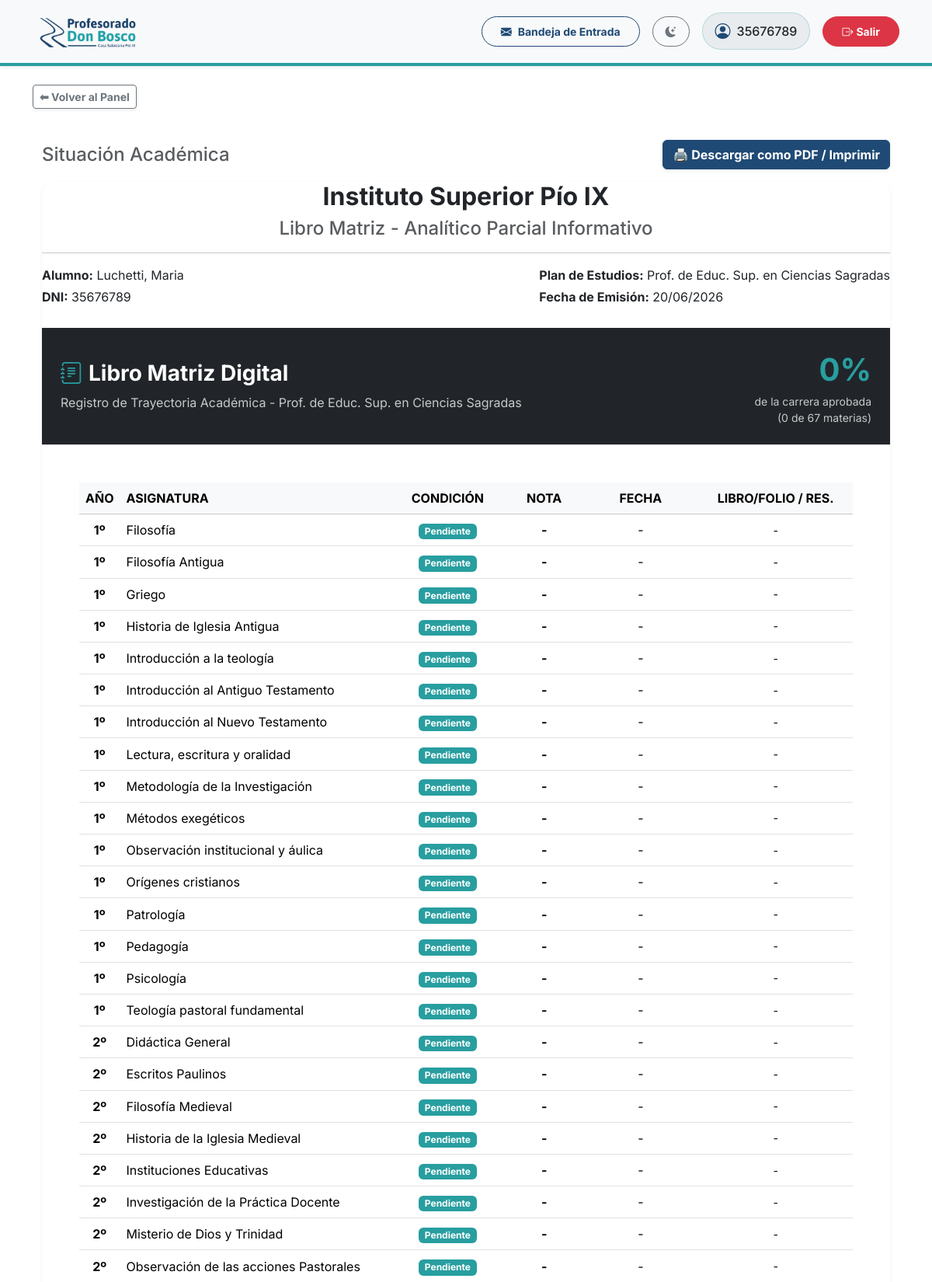
The app's page /mi-libro-matriz/ (signed in, upper part) with its own data.
### gestion/models.py (models this page shows, shortened)
class Alumno(models.Model):
    usuario = models.OneToOneField(User, on_delete=models.CASCADE, related_name='perfil_alumno', null=True, blank=True)
    dni = models.CharField('DNI', max_length=15, unique=True)
    nombre = models.CharField('Nombre/s', max_length=100)
    apellido = models.CharField('Apellido/s', max_length=100)
    fecha_nacimiento = models.DateField('Fecha de nacimiento', null=True, blank=True)
    telefono = models.CharField(max_length=20, blank=True, null=True, verbose_name="Teléfono Fijo")
    celular = models.CharField(max_length=20, blank=True, null=True, verbose_name="Celular")
    direccion = models.CharField(max_length=200, blank=True, null=True, verbose_name="Dirección")
    email = models.EmailField(blank=True, null=True)
    nacionalidad = models.CharField(max_length=100, default='Argentina')
    codigo_postal = models.CharField(max_length=20, blank=True, null=True)
    comuna_zona = models.CharField(max_length=100, blank=True, null=True)
    PROVINCIAS = [
        ('Buenos Aires', 'Buenos Aires'), ('CABA', 'Ciudad Autónoma de Buenos Aires'),
        ('Catamarca', 'Catamarca'), ('Chaco', 'Chaco'), ('Chubut', 'Chubut'),
        ('Córdoba', 'Córdoba'), ('Corrientes', 'Corrientes'), ('Entre Ríos', 'Entre Ríos'),
        ('Formosa', 'Formosa'), ('Jujuy', 'Jujuy'), ('La Pampa', 'La Pampa'),
        ('La Rioja', 'La Rioja'), ('Mendoza', 'Mendoza'), ('Misiones', 'Misiones'),
        ('Neuquén', 'Neuquén'), ('Río Negro', 'Río Negro'), ('Salta', 'Salta'),
        ('San Juan', 'San Juan'), ('San Luis', 'San Luis'), ('Santa Cruz', 'Santa Cruz'),
        ('Santa Fe', 'Santa Fe'), ('Santiago del Estero', 'Santiago del Estero'),
        ('Tierra del Fuego', 'Tierra del Fuego'), ('Tucumán', 'Tucumán')
    ]
    provincia = models.CharField(max_length=100, choices=PROVINCIAS, blank=True, null=True)
    localidad = models.CharField(max_length=100, blank=True, null=True)
    SEXO_CHOICES = [('M', 'Masculino'), ('F', 'Femenino')]
    sexo = models.CharField(max_length=1, choices=SEXO_CHOICES, blank=True, null=True)
    lugar_nacimiento = models.CharField(max_length=100, blank=True, null=True)
    doc_dni = models.BooleanField(default=False, verbose_name="Fotocopia DNI")
    doc_vacunas = models.BooleanField(default=False, verbose_name="Certificado de Vacunas")
    doc_partida = models.BooleanField(default=False, verbose_name="Partida de Nacimiento")
    doc_primaria = models.BooleanField(default=False, verbose_name="Título Secundario") # Adaptado a terciario
    doc_pase = models.BooleanField(default=False, verbose_name="Pase de Escuela Anterior")
    plan = models.ForeignKey('PlanDeEstudio', on_delete=models.SET_NULL, null=True, blank=True, related_name='alumnos', verbose_name="Plan de Estudios")
    ESTADOS_ALUMNO = [
        ('ACT', 'Activo'),
        ('INA', 'Inactivo / Abandonó'),
        ('EGR', 'Egresado'),
        ('COND_DOC', 'Condicionado (Documentación)'),
        ('COND_PAG', 'Condicionado (Falta de Pago)'),
    ]
    estado_alumno = models.CharField('Estado', max_length=10, choices=ESTADOS_ALUMNO, default='ACT')

class PlanDeEstudio(models.Model):
    nombre = models.CharField('Nombre del Plan', max_length=150)
    resolucion_ministerial = models.CharField('Resolución', max_length=50)

class Materia(models.Model):
    CUATRIMESTRES = [
        ('1C', '1er Cuatrimestre'),
        ('2C', '2do Cuatrimestre'),
        ('AN', 'Anual'),
    ]
    nombre = models.CharField(max_length=150)
    plan = models.ForeignKey(PlanDeEstudio, on_delete=models.CASCADE, related_name='materias')
    año_dictado = models.IntegerField(verbose_name="Año en que se dicta (1, 2, 3...)")
    cuatrimestre_dictado = models.CharField(max_length=2, choices=CUATRIMESTRES, default='1C')

### gestion/views.py (the view)
# urls.py: path('mi-libro-matriz/', libro_matriz_alumno, name='libro_matriz_alumno'),
@login_required
def libro_matriz_alumno(request):
    if not hasattr(request.user, 'perfil_alumno'):
        return redirect('dashboard')
    from .models import Alumno, Equivalencia, Inscripcion, InscripcionMesa
    from datetime import date
    alumno = request.user.perfil_alumno
    if not alumno.plan:
        from django.contrib import messages
        messages.error(request, "No tienes plan de estudio asignado.")
        return redirect('dashboard')
    materias_plan = alumno.plan.materias.all().order_by('año_dictado', 'nombre')
    equivalencias = Equivalencia.objects.filter(alumno=alumno)
    finales_aprobados = InscripcionMesa.objects.filter(alumno=alumno, estado='APR').select_related('mesa')
    cursadas_promocionadas = Inscripcion.objects.filter(alumno=alumno, estado='PROM').select_related('comision')
    dict_equiv = {eq.materia_id: eq for eq in equivalencias}
    dict_finales = {fin.mesa.materia_id: fin for fin in finales_aprobados}
    dict_promociones = {cur.comision.materia_id: cur for cur in cursadas_promocionadas}
    filas_analitico = []
    for materia in materias_plan:
        if materia.id in dict_equiv:
            eq = dict_equiv[materia.id]
            filas_analitico.append({
                'materia': materia, 'condicion': 'Equivalencia', 'nota': eq.nota if eq.nota else '-',
                'fecha': eq.fecha_otorgamiento.strftime('%d/%m/%Y'), 'libro_folio': f'Res: {eq.resolucion}'
            })
        elif materia.id in dict_finales:
            fin = dict_finales[materia.id]
            filas_analitico.append({
                'materia': materia, 'condicion': 'Examen Final', 'nota': fin.nota_final,
                'fecha': fin.mesa.fecha_hora.strftime('%d/%m/%Y'), 'libro_folio': f'L:{fin.mesa.libro or "-"} F:{fin.mesa.folio or "-"}'
            })
        elif materia.id in dict_promociones:
            cur = dict_promociones[materia.id]
            filas_analitico.append({
                'materia': materia, 'condicion': 'Promoción Directa', 'nota': 'PROM',
                'fecha': cur.comision.fecha_fin.strftime('%d/%m/%Y') if cur.comision.fecha_fin else '-', 'libro_folio': 'S/Libro'
            })
        else:
            filas_analitico.append({
                'materia': materia, 'condicion': 'Pendiente', 'nota': '-', 'fecha': '-', 'libro_folio': '-'
            })
    total_materias = materias_plan.count()
    materias_aprobadas = sum(1 for fila in filas_analitico if fila['condicion'] in ['Equivalencia', 'Examen Final', 'Promoción Directa'])
    porcentaje_avance = int((materias_aprobadas / total_materias * 100)) if total_materias > 0 else 0
    return render(request, 'gestion/alumnos/libro_matriz.html', {
        'alumno': alumno, 'plan': alumno.plan, 'filas': filas_analitico, 'fecha_actual': date.today(),
        'porcentaje_avance': porcentaje_avance, 'total_materias': total_materias, 'materias_aprobadas': materias_aprobadas
    })

### gestion/context_processors.py (called while the page is built)
def notificaciones_context(request):
    if request.user.is_authenticated:
        from gestion.models import Notificacion
        unread_count = Notificacion.objects.filter(usuario=request.user, leida=False).count()
        return {'unread_notifications_count': unread_count}
    return {'unread_notifications_count': 0}

### gestion/templates/gestion/alumnos/libro_matriz.html (shortened to what this page needs)
{% extends "base.html" %}
{% load static %}
{% block back_button %}
<a href="{% url 'dashboard' %}" class="btn btn-sm btn-outline-secondary shadow-sm fw-bold d-print-none">⬅ Volver al Panel</a>
{% endblock %}
{% block content %}
<div class="container py-4">
    <div class="d-flex justify-content-between align-items-center mb-3 d-print-none">
        <h4 class="mb-0 text-muted">Situación Académica</h4>
        <button onclick="window.print()" class="btn btn-primary fw-bold shadow-sm">🖨️ Descargar como PDF / Imprimir</button>
    </div>
    <div class="card shadow-sm border-0 rounded-4">
        <div class="print-header text-center">
            <h2 class="fw-bold">Instituto Superior Pío IX</h2>
            <h4 class="text-muted">Libro Matriz - Analítico Parcial Informativo</h4>
            <hr>
            <div class="d-flex justify-content-between text-start mt-3 mb-4">
                <div>
                    <p class="mb-1"><strong>Alumno:</strong> {{ alumno.apellido }}, {{ alumno.nombre }}</p>
                    <p class="mb-1"><strong>DNI:</strong> {{ alumno.dni }}</p>
                </div>
                <div>
                    <p class="mb-1"><strong>Plan de Estudios:</strong> {{ plan.nombre }}</p>
                    <p class="mb-1"><strong>Fecha de Emisión:</strong> {{ fecha_actual|date:"d/m/Y" }}</p>
                </div>
            </div>
        </div>
        <div class="card-header bg-dark text-white border-bottom p-4 d-print-none d-flex justify-content-between align-items-center">
            <div>
                <h3 class="mb-0 fw-bold"><i class="bi bi-journal-text me-2 text-info"></i>Libro Matriz Digital</h3>
                <p class="mb-0 mt-2 opacity-75">Registro de Trayectoria Académica - {{ plan.nombre }}</p>
            </div>
            <div class="text-end">
                <div class="fs-1 fw-bold text-info">{{ porcentaje_avance }}%</div>
                <div class="small opacity-75">de la carrera aprobada</div>
                <div class="small opacity-75">({{ materias_aprobadas }} de {{ total_materias }} materias)</div>
            </div>
        </div>
        <div class="card-body p-4 p-md-5">
            <div class="table-responsive">
                <table class="table table-hover align-middle">
                    <thead class="table-light">
                        <tr>
                            <th style="width: 5%;" class="text-center">AÑO</th>
                            <th style="width: 35%;">ASIGNATURA</th>
                            <th style="width: 15%;" class="text-center">CONDICIÓN</th>
                            <th style="width: 10%;" class="text-center">NOTA</th>
                            <th style="width: 15%;" class="text-center">FECHA</th>
                            <th style="width: 20%;" class="text-center">LIBRO/FOLIO / RES.</th>
                        </tr>
                    </thead>
                    <tbody>
                        {% for fila in filas %}
                        <tr class="{% if fila.condicion == 'Pendiente' %}text-muted{% endif %}">
                            <td class="text-center fw-bold">{{ fila.materia.año_dictado }}º</td>
                            <td>{{ fila.materia.nombre }}</td>
                            <td class="text-center">
                                {% if fila.condicion == 'Pendiente' %}
                                    <span class="badge bg-secondary text-white">{{ fila.condicion }}</span>
                                {% elif fila.condicion == 'Examen Final' or fila.condicion == 'Promoción Directa' or fila.condicion == 'Equivalencia' %}
                                    <span class="badge bg-success text-white">{{ fila.condicion }}</span>
                                {% else %}
                                    {{ fila.condicion }}
                                {% endif %}
                            </td>
                            <td class="text-center fw-bold {% if fila.nota != '-' and fila.nota != '' %}text-primary fs-5{% endif %}">
                                {{ fila.nota }}
                            </td>
                            <td class="text-center">{{ fila.fecha }}</td>
                            <td class="text-center small">{{ fila.libro_folio }}</td>
                        </tr>
                        {% endfor %}
                    </tbody>
                </table>
            </div>
        </div>
    </div>
</div>
{% endblock %}

### gestion/templates/base.html (shortened to what this page needs)
<!DOCTYPE html>
{% load static %}
<html lang="es" data-bs-theme="light">
<head>
    <link href="https://cdn.jsdelivr.net/npm/bootstrap@5.3.2/dist/css/bootstrap.min.css" rel="stylesheet">
    <link rel="stylesheet" href="https://cdn.jsdelivr.net/npm/bootstrap-icons@1.11.1/font/bootstrap-icons.css">
</head>
<body class="bg-body">
    <nav class="navbar navbar-expand-lg bg-body-tertiary navbar-custom mb-4 shadow-sm py-2">
        <div class="container">
            <a class="navbar-brand d-flex align-items-center" href="{% url 'dashboard' %}">
                <img id="main-logo" src="{% static 'img/logo.png' %}"
                     data-light-src="{% static 'img/logo.png' %}"
                     data-dark-src="{% static 'img/logo2.png' %}"
                     alt="Profesorado Don Bosco Pío IX"
                     onerror="this.src='https://placehold.co/300x80/ffffff/1F4A75?text=Profesorado+Don+Bosco&font=montserrat'">
            </a>
            <div class="collapse navbar-collapse" id="topNavbar">
                <div class="navbar-nav ms-auto d-flex flex-column flex-lg-row align-items-lg-center mt-3 mt-lg-0 gap-3">
                    <a href="{% url 'mis_notificaciones' %}" class="btn btn-outline-primary btn-sm fw-bold rounded-pill px-4 py-2 position-relative d-flex align-items-center justify-content-center">
                        <i class="bi bi-envelope-fill me-2"></i>Bandeja de Entrada
                    </a>
                    <button class="btn btn-outline-secondary btn-sm rounded-pill px-3 py-2 d-flex align-items-center justify-content-center" id="theme-toggle" title="Cambiar tema">
                        <i class="bi bi-moon-stars-fill theme-icon-active"></i>
                    </button>
                    <div class="d-flex align-items-center bg-body-secondary border border-secondary border-opacity-25 rounded-pill px-3 py-2 justify-content-center text-body">
                        <i class="bi bi-person-circle fs-5 me-2 text-primary"></i>
                        <span class="fw-medium">{{ user.username }}</span>
                    </div>
                    <form action="{% url 'logout' %}" method="post" class="d-flex justify-content-center m-0">
                        <button type="submit" class="btn btn-danger btn-sm fw-bold rounded-pill px-4 py-2 w-100 w-lg-auto">
                            <i class="bi bi-box-arrow-right me-1"></i>Salir
                        </button>
                    </form>
                </div>
            </div>
        </div>
    </nav>
    <div class="container mb-3">
        {% block back_button %}
        {% endblock %}
    </div>
    <div class="container">
        {% block content %}
        {% endblock %}
    </div>
</body>
</html>

### gestion/templates/base.html (style rules this page uses)
:root { --bs-primary: #1F4A75; --bs-primary-rgb: 31, 74, 117; --bs-secondary: #289EA0; --bs-secondary-rgb: 40, 158, 160; --bs-info: #289EA0; --bs-info-rgb: 40, 158, 160; --bg-color: #F8FAFC; }
body { font-family: 'Inter', sans-serif; }
.text-primary { color: var(--bs-primary) !important; }
.btn-primary { background-color: var(--bs-primary); border-color: var(--bs-primary); color: #fff; }
.btn-outline-primary { color: var(--bs-primary); border-color: var(--bs-primary); }
.text-info { color: var(--bs-secondary) !important; }
.navbar-brand img { max-height: 55px; object-fit: contain; }
.navbar-custom { border-bottom: 4px solid var(--bs-secondary); }
.theme-icon-active { display: inline-block; transition: transform 0.2s; }

### records on screen
Alumno: apellido "Luchetti", nombre "Maria", dni "35676789"
PlanDeEstudio: nombre "Prof. de Educ. Sup. en Ciencias Sagradas"
Materia: materia.año_dictado "1", materia.nombre "Filosofía", condicion "Pendiente", nota "-", fecha "-", libro_folio "-"
Materia: materia.año_dictado "1", materia.nombre "Filosofía Antigua", condicion "Pendiente", nota "-", fecha "-", libro_folio "-"
Materia: materia.año_dictado "1", materia.nombre "Griego", condicion "Pendiente", nota "-", fecha "-", libro_folio "-"
Materia: materia.año_dictado "1", materia.nombre "Historia de Iglesia Antigua", condicion "Pendiente", nota "-", fecha "-", libro_folio "-"
Materia: materia.año_dictado "1", materia.nombre "Introducción a la teología", condicion "Pendiente", nota "-", fecha "-", libro_folio "-"
Materia: materia.año_dictado "1", materia.nombre "Introducción al Antiguo Testamento", condicion "Pendiente", nota "-", fecha "-", libro_folio "-"
Materia: materia.año_dictado "1", materia.nombre "Introducción al Nuevo Testamento", condicion "Pendiente", nota "-", fecha "-", libro_folio "-"
Materia: materia.año_dictado "1", materia.nombre "Lectura, escritura y oralidad", condicion "Pendiente", nota "-", fecha "-", libro_folio "-"
Materia: materia.año_dictado "1", materia.nombre "Metodología de la Investigación", condicion "Pendiente", nota "-", fecha "-", libro_folio "-"
Materia: materia.año_dictado "1", materia.nombre "Métodos exegéticos", condicion "Pendiente", nota "-", fecha "-", libro_folio "-"
Materia: materia.año_dictado "1", materia.nombre "Observación institucional y áulica", condicion "Pendiente", nota "-", fecha "-", libro_folio "-"
Materia: materia.año_dictado "1", materia.nombre "Orígenes cristianos", condicion "Pendiente", nota "-", fecha "-", libro_folio "-"
Materia: materia.año_dictado "1", materia.nombre "Patrología", condicion "Pendiente", nota "-", fecha "-", libro_folio "-"
Materia: materia.año_dictado "1", materia.nombre "Pedagogía", condicion "Pendiente", nota "-", fecha "-", libro_folio "-"
Materia: materia.año_dictado "1", materia.nombre "Psicología", condicion "Pendiente", nota "-", fecha "-", libro_folio "-"
Materia: materia.año_dictado "1", materia.nombre "Teología pastoral fundamental", condicion "Pendiente", nota "-", fecha "-", libro_folio "-"
Materia: materia.año_dictado "2", materia.nombre "Didáctica General", condicion "Pendiente", nota "-", fecha "-", libro_folio "-"
Materia: materia.año_dictado "2", materia.nombre "Escritos Paulinos", condicion "Pendiente", nota "-", fecha "-", libro_folio "-"
Materia: materia.año_dictado "2", materia.nombre "Filosofía Medieval", condicion "Pendiente", nota "-", fecha "-", libro_folio "-"
Materia: materia.año_dictado "2", materia.nombre "Historia de la Iglesia Medieval", condicion "Pendiente", nota "-", fecha "-", libro_folio "-"
Materia: materia.año_dictado "2", materia.nombre "Instituciones Educativas", condicion "Pendiente", nota "-", fecha "-", libro_folio "-"
Materia: materia.año_dictado "2", materia.nombre "Investigación de la Práctica Docente", condicion "Pendiente", nota "-", fecha "-", libro_folio "-"
Materia: materia.año_dictado "2", materia.nombre "Misterio de Dios y Trinidad", condicion "Pendiente", nota "-", fecha "-", libro_folio "-"
Materia: materia.año_dictado "2", materia.nombre "Observación de las acciones Pastorales", condicion "Pendiente", nota "-", fecha "-", libro_folio "-"

### other values on screen
{{ user.username }} "35676789"
{{ porcentaje_avance }} "0"
{{ materias_aprobadas }} "0"
{{ total_materias }} "67"
